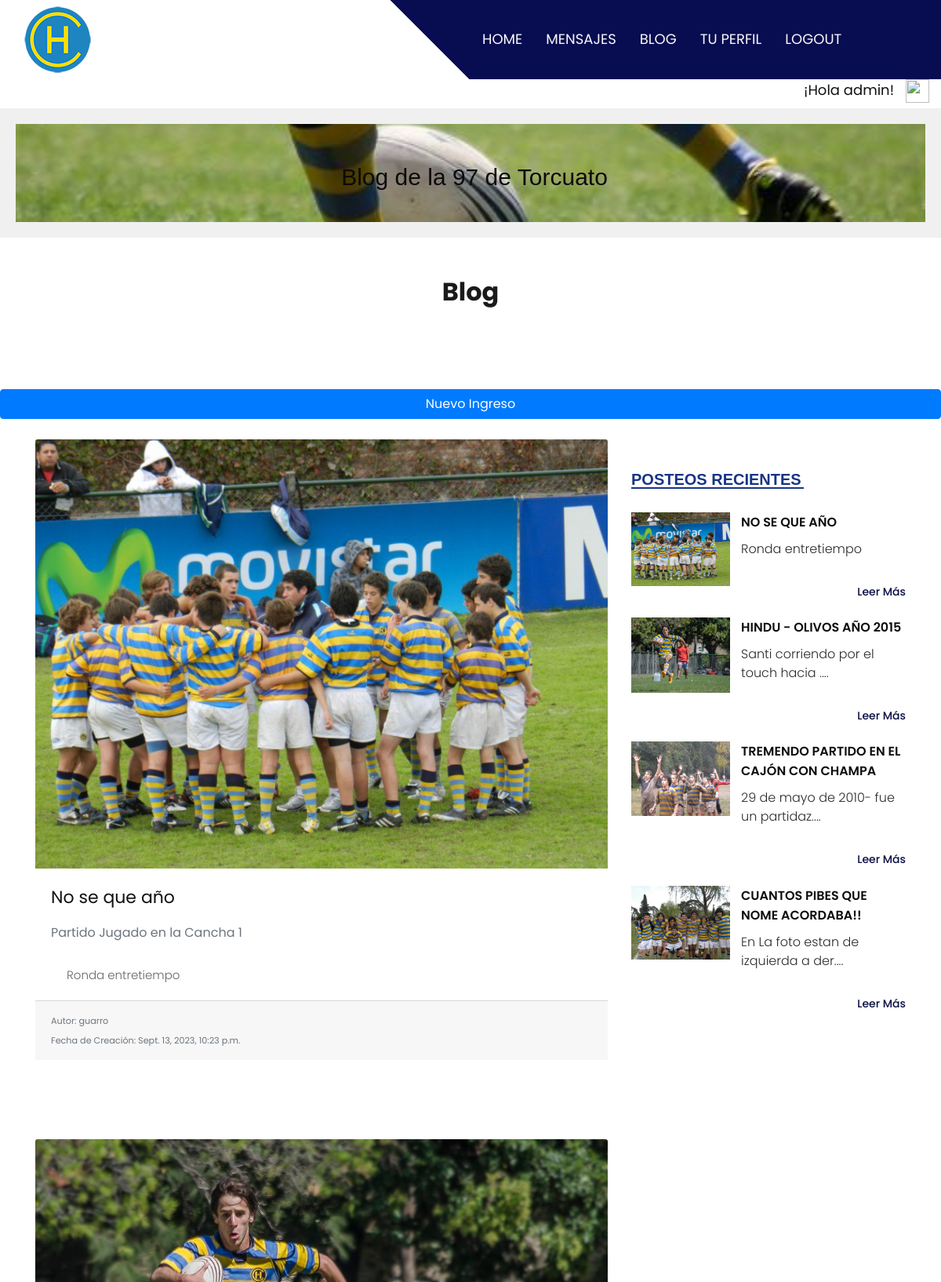
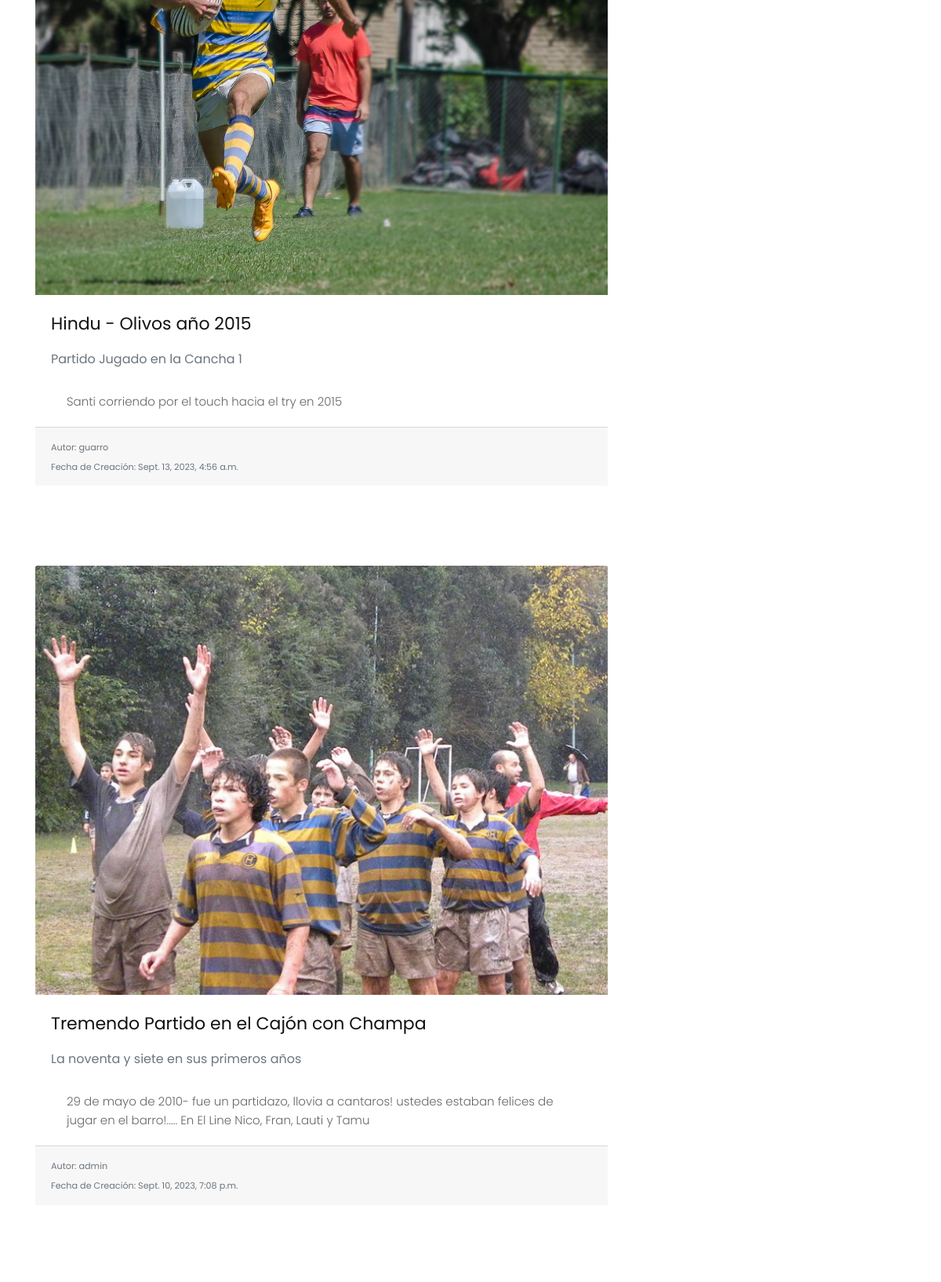
Screenshot of /Entradas/entradalista/ (signed in, upper part) with the database file from the repository (2 pictures, top to bottom).
### Entradas/models.py (models this page shows, shortened)
class Entrada(models.Model):
    titulo = models.CharField(max_length=160)
    subtitulo = models.CharField(max_length=150)
    contenido = models.TextField()
    fecha = models.DateTimeField(auto_now_add=True)
    autor = models.ForeignKey(User, on_delete=models.CASCADE)
    imagen = models.ImageField(upload_to='img/')  # Debes configurar la carga de archivos estáticos

### Entradas/views.py (the view)
# urls.py: path('Entradas/entradalista/', views.entradaLista, name='entradalista'),
@login_required
def entradaLista(request):
    entradas = Entrada.objects.all().order_by('-fecha')
    num_entradas = len(entradas)
    entradas_recientes = posteosRecientes()
    return render(request, 'Entradas/entradalista.html', {'entradas': entradas, 'num_entradas': num_entradas, "entradas_recientes": entradas_recientes})

### Inicio/views.py (called while the page is built)
def posteosRecientes():
    entradas_recientes = Entrada.objects.order_by('-id')[:4]  # Obtener las últimas 4 entradas (o las que desees)
    return entradas_recientes

### templates/Entradas/entradalista.html
{% extends "padre.html" %}
{% load static %}
{% block titulo %}
       Blog
    {% endblock %}
{% block contenido-principal %}
<div class="about_section layout_padding">
    <a href="{% url 'Entradas:entradacrear' %}" class="btn btn-primary btn-block">Nuevo Ingreso</a>
    <br>
    <div class="container">
        <div class="row">
            <div class="col-lg-8 col-sm-12">
            {% for entrada in entradas %}
                <div class="about_img"><img src="{{ entrada.imagen.url }}" alt="{{ entrada.titulo }}" class="card-img-top">
                    <div class="card-body">
                        <h2 class="card-title">{{ entrada.titulo }}</h2>
                        <h4 class="card-subtitle mb-2 text-muted">{{ entrada.subtitulo }}</h4>
                        <p class="card-text">{{ entrada.contenido }}</p>
                    </div>
                    <div class="card-footer">
                        <small class="text-muted">Autor: {{ entrada.autor }}</small>
                        <br>
                        <small class="text-muted">Fecha de Creación: {{ entrada.fecha }}</small>
                    </div>
                    <br>
                    <br>
                    <br>
                    <br>
                </div>
            {% endfor %}
                    </div>
                <div class="col-lg-4 col-sm-12">
                    <div class="newsletter_main">
                    <h1 class="recent_taital">Posteos Recientes</h1>
                    {% for entrada in entradas_recientes %}
                    <div class="recent_box">
                        <div class="recent_left">
                            <div class="image_6"><img src="{{ entrada.imagen.url }}" alt="{{ entrada.titulo }}" type="image/jpg"></div>
                        </div>
                        <div class="recent_right">
                            <h3 class="consectetur_text">{{ entrada.titulo }}</h3>
                            <p class="dolor_text">{{ entrada.contenido|slice:":35" }}{% if entrada.contenido|length > 35 %}....{% endif %}
                                <div class="read_bt"><a href="{% url 'Entradas:entradadetalle' entrada.id %}" style="font-size: 14px;; margin-top: 5px;">Leer Más</a></div>
                            </p>
                        </div>
                    </div>
                    {% endfor %}
     </div>
  </div>
</div>
{% endblock %}

### templates/padre.html (shortened to what this page needs)
<!DOCTYPE html>
<html lang="en">
   <head>
      {% load static %}
      <!DOCTYPE html>
      <link rel="stylesheet" type="text/css" href="{% static 'css/bootstrap.min.css' %}">
      <link rel="stylesheet" type="text/css" href="{% static 'css/style.css' %}">
      <link rel="stylesheet" href="{% static 'css/responsive.css' %}">
      <link rel="stylesheet" href="css/jquery.mCustomScrollbar.min.css">
      <link rel="stylesheet" href="https://netdna.bootstrapcdn.com/font-awesome/4.0.3/css/font-awesome.css">
      <link rel="stylesheet" href="{% static 'css/owl.carousel.min.css' %}">
      <link rel="stylesheet" href="https://cdnjs.cloudflare.com/ajax/libs/fancybox/2.1.5/jquery.fancybox.min.css" media="screen">
   </head>
   <body>
      <div class="header_section">
         <div class="container-fluid header_main">
            <nav class="navbar navbar-expand-lg navbar-light bg-light">
               <a class="logo" href="{% url 'inicio' %}"><img src="{% static 'images/logo.png' %}"></a>
               <div class="collapse navbar-collapse" id="navbarSupportedContent">
                  <ul class="navbar-nav mr-auto">
                     {% if user.is_authenticated %}
                     <li class="nav-item">
                        <a class="nav-link" href="{% url 'inicio' %}">Home</a>
                     </li>
                     <li class="nav-item">
                        <a class="nav-link" href="{% url 'Mensajes:ver_mensajes' %}">Mensajes</a>
                     </li>
                     <li class="nav-item">
                        <a class="nav-link" href="{% url 'Entradas:entradalista' %}">Blog</a>
                     </li>
                     <li class="nav-item">
                        <a class="nav-link" href="{% url 'usuarioeditar' %}">Tu Perfil</a>
                     </li>
                     <li class="nav-item">
                        <a class="nav-link" href="{% url 'logout' %}">logout</a>
                     </li>
                     {% endif %}
                  </ul>
               </div>
            </nav>
         </div>
</head>
<div style="display: flex; justify-content: flex-end;">
   <div style="flex: 1; text-align: right; max-width: 94%;">
      <h3>¡Hola {{ user.username }}!</h3>
   </div>
   <div style="flex: 2; text-align: center; max-width: 5%;">
       <img src="{{ avatar }}" alt="" style="width: 30px; height: 30px;">
   </div>
</div>
         <header>
            <div class="foto">  <p>Blog de la 97 de Torcuato</p>    </div>
         </header>
   <div style="text-align: center; margin-bottom: 5px;">
      <br>
          <h2 class="most_text">{% block titulo %}    {% endblock %}</h2>
  </div>
      </div>
{% block contenido-principal %}
{% endblock %}
   </body>
</html>

### static/css/style.css (style rules this page uses)
* { box-sizing: border-box !important; transition: ease all 0.5s; }
html { scroll-behavior: smooth; }
body { color: #666666; font-size: 14px; font-family: Poppins; line-height: 1.80857; font-weight: normal; overflow-x: hidden; }
a { color: #1f1f1f; text-decoration: none !important; outline: none !important; -webkit-transition: all .3s ease-in-out; -moz-transition: all .3s ease-in-out; -ms-transition: all .3s ease-in-out; -o-transition: all .3s ease-in-out; transition: all .3s ease-in-out; }
h1, h2, h3, h4, h5, h6 { letter-spacing: 0; font-weight: normal; position: relative; padding: 0 0 10px 0; font-weight: normal; line-height: normal; color: #111111; margin: 0 }
h1 { font-size: 24px }
h2 { font-size: 22px }
h3 { font-size: 18px }
h4 { font-size: 16px }
*, *::after, *::before { -webkit-box-sizing: border-box; -moz-box-sizing: border-box; box-sizing: border-box; }
ul, li, ol { margin: 0px; padding: 0px; list-style: none; }
p { margin: 20px; font-weight: 300; font-size: 15px; line-height: 24px; }
a { color: #222222; text-decoration: none; outline: none !important; }
a, .btn { text-decoration: none !important; outline: none !important; -webkit-transition: all .3s ease-in-out; -moz-transition: all .3s ease-in-out; -ms-transition: all .3s ease-in-out; -o-transition: all .3s ease-in-out; transition: all .3s ease-in-out; }
img { max-width: 100%; height: auto; }
.layout_padding { padding-top: 90px; padding-bottom: 0px; }
.bg-light { background-color: transparent!important; }
.header_section { background-image: url(../images/banner-bg.png); height: auto; background-size: 100%; width: 100%; float: left; height: auto; background-size: 100%; background-repeat: no-repeat; }
.header_main { background: linear-gradient(45deg, transparent 46%, #080c50 46%); }
.logo { width: 50%; float: left; }
.navbar-expand-lg .navbar-nav .nav-link { padding-right: 15px; padding-left: 15px; font-size: 18px; color: #f8f9fa; text-transform: uppercase; }
.about_section { width: 100%; float: left; padding-top: 90px; }
.about_img { width: 100%; float: left; }
.most_text { width: 100%; float: left; font-size: 32px; color: #1a1a1a; padding-top: 20px; font-weight: bold; }
.read_bt { width: 150px; float: right; text-align: right; padding-top: 30px; }
.read_bt a { font-size: 18px; color: #090e42; font-weight: 500; }
.newsletter_main { width: 100%; float: left; padding-top: 40px; }
.recent_taital { width: 100%; float: left; font-size: 20px; font-weight: bold; color: #183486; text-transform: uppercase; }
.recent_taital::after { content: ''; position: absolute; background-color: #183486; width: 220px; height: 2px; left: 0px; right: initial; margin: 0 auto; bottom: 10px; }
.recent_box { width: 100%; float: left; padding-top: 20px; }
.recent_left { width: 40%; float: left; }
.recent_right { width: 60%; float: left; }
.image_6 { width: 90%; float: left; }
.consectetur_text { width: 100%; float: left; font-size: 16px; color: #0e0e0e; text-transform: uppercase; font-weight: 600; }
.dolor_text { width: 100%; float: left; font-size: 16px; color: #2b2b2b; margin: 0px; }

### rows the page displays
Entrada: imagen (picture), titulo "No se que año", subtitulo "Partido Jugado en la Cancha 1", contenido "Ronda entretiempo", autor "guarro", fecha "Sept. 13, 2023, 10:23 p.m.", titulo "NO SE QUE AÑO"
Entrada: imagen (picture), titulo "Hindu - Olivos año 2015", subtitulo "Partido Jugado en la Cancha 1", contenido "Santi corriendo por el touch hacia el try en 2015", autor "guarro", fecha "Sept. 13, 2023, 4:56 a.m.", titulo "HINDU - OLIVOS AÑO 2015", contenido "Santi corriendo por el touch hacia"
Entrada: imagen (picture), titulo "Tremendo Partido en el Cajón con Champa", subtitulo "La noventa y siete en sus primeros años", contenido "29 de mayo de 2010- fue un partidazo, llovia a cantaros! ustedes estaban felices de jugar en el barro!..... En El Line Nico, Fran, Lauti y Tamu", autor "admin", fecha "Sept. 10, 2023, 7:08 p.m.", titulo "TREMENDO PARTIDO EN EL CAJÓN CON CHAMPA", contenido "29 de mayo de 2010- fue un partidaz"
Entrada: imagen (picture), titulo "CUANTOS PIBES QUE NOME ACORDABA!!", contenido "En La foto estan de izquierda a der"

### other values shown
{{ user.username }} "admin"
